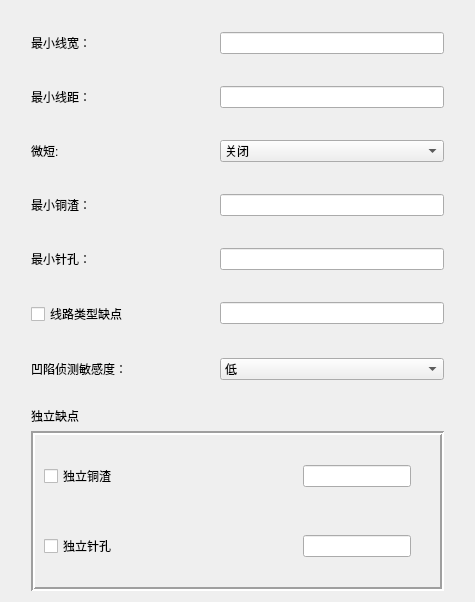
     <widget class="QWidget" name="tab_design">
      <attribute name="title">
       <string>设计规范</string>
      </attribute>
      <layout class="QGridLayout" name="gridLayout_3">
       <item row="2" column="1">
        <widget class="QFrame" name="frame_Independent">
         <property name="frameShape">
          <enum>QFrame::Box</enum>
         </property>
         <property name="frameShadow">
          <enum>QFrame::Sunken</enum>
         </property>
         <property name="lineWidth">
          <number>2</number>
         </property>
         <layout class="QGridLayout" name="gridLayout_2">
          <item row="1" column="0">
           <layout class="QVBoxLayout" name="verticalLayout_Independent">
            <item>
             <layout class="QHBoxLayout" name="horizontalLayout_Independent">
              <item>
               <widget class="QCheckBox" name="checkBox_IndependentCopper">
                <property name="text">
                 <string>独立铜渣</string>
                </property>
               </widget>
              </item>
              <item>
               <spacer name="horizontalSpacer_Indep1">
                <property name="orientation">
                 <enum>Qt::Horizontal</enum>
                </property>
                <property name="sizeHint" stdset="0">
                 <size>
                  <width>180</width>
                  <height>20</height>
                 </size>
                </property>
               </spacer>
              </item>
              <item>
               <widget class="QLineEdit" name="lineEdit_IndependentCopper"/>
              </item>
             </layout>
            </item>
            <item>
             <spacer name="verticalSpacer_indep2">
              <property name="orientation">
               <enum>Qt::Vertical</enum>
              </property>
              <property name="sizeHint" stdset="0">
               <size>
                <width>20</width>
                <height>40</height>
               </size>
              </property>
             </spacer>
            </item>
            <item>
             <layout class="QHBoxLayout" name="horizontalLayout_IndependentPinHole">
              <item>
               <widget class="QCheckBox" name="checkBox_IndependentPinHole">
                <property name="text">
                 <string>独立针孔</string>
                </property>
               </widget>
              </item>
              <item>
               <spacer name="horizontalSpacer_Indep2">
                <property name="orientation">
                 <enum>Qt::Horizontal</enum>
                </property>
                <property name="sizeHint" stdset="0">
                 <size>
                  <width>180</width>
                  <height>20</height>
                 </size>
                </property>
               </spacer>
              </item>
              <item>
               <widget class="QLineEdit" name="lineEdit_IndependentPinHole"/>
              </item>
             </layout>
            </item>
           </layout>
          </item>
          <item row="1" column="1">
           <spacer name="horizontalSpacer_indep3">
            <property name="orientation">
             <enum>Qt::Horizontal</enum>
            </property>
            <property name="sizeType">
             <enum>QSizePolicy::Preferred</enum>
            </property>
            <property name="sizeHint" stdset="0">
             <size>
              <width>20</width>
              <height>20</height>
             </size>
            </property>
           </spacer>
          </item>
          <item row="2" column="0">
           <spacer name="verticalSpacer_indep3">
            <property name="orientation">
             <enum>Qt::Vertical</enum>
            </property>
            <property name="sizeHint" stdset="0">
             <size>
              <width>20</width>
              <height>20</height>
             </size>
            </property>
           </spacer>
          </item>
          <item row="0" column="0">
           <spacer name="verticalSpacer_indep1">
            <property name="orientation">
             <enum>Qt::Vertical</enum>
            </property>
            <property name="sizeHint" stdset="0">
             <size>
              <width>20</width>
              <height>20</height>
             </size>
            </property>
           </spacer>
          </item>
         </layout>
        </widget>
       </item>
       <item row="1" column="1">
        <widget class="QLabel" name="label_IndependentDefect">
         <property name="text">
          <string>独立缺点</string>
         </property>
        </widget>
       </item>
       <item row="0" column="1">
        <layout class="QFormLayout" name="formLayout_design">
         <item row="1" column="0">
          <widget class="QLabel" name="label_MinLineWidth">
           <property name="text">
            <string>最小线宽：</string>
           </property>
          </widget>
         </item>
         <item row="1" column="1">
          <widget class="QLineEdit" name="lineEdit_MinLineWidth"/>
         </item>
         <item row="2" column="0">
          <spacer name="verticalSpacer_design2">
           <property name="orientation">
            <enum>Qt::Vertical</enum>
           </property>
           <property name="sizeHint" stdset="0">
            <size>
             <width>20</width>
             <height>20</height>
            </size>
           </property>
          </spacer>
         </item>
         <item row="3" column="0">
          <widget class="QLabel" name="label_MinLineSpacing">
           <property name="text">
            <string>最小线距：</string>
           </property>
          </widget>
         </item>
         <item row="3" column="1">
          <widget class="QLineEdit" name="lineEdit_MinLineSpacing"/>
         </item>
         <item row="4" column="0">
          <spacer name="verticalSpacer_design3">
           <property name="orientation">
            <enum>Qt::Vertical</enum>
           </property>
           <property name="sizeHint" stdset="0">
            <size>
             <width>20</width>
             <height>20</height>
            </size>
           </property>
          </spacer>
         </item>
         <item row="5" column="0">
          <widget class="QLabel" name="label_MicShort">
           <property name="text">
            <string>微短:</string>
           </property>
          </widget>
         </item>
         <item row="5" column="1">
          <widget class="QComboBox" name="comboBox_MicShort">
           <item>
            <property name="text">
             <string>关闭</string>
            </property>
           </item>
           <item>
            <property name="text">
             <string>标准</string>
            </property>
           </item>
           <item>
            <property name="text">
             <string>高</string>
            </property>
           </item>
           <item>
            <property name="text">
             <string>非常高</string>
            </property>
           </item>
           <item>
            <property name="text">
             <string>手动设定</string>
            </property>
           </item>
          </widget>
         </item>
         <item row="6" column="0">
          <spacer name="verticalSpacer_design4">
           <property name="orientation">
            <enum>Qt::Vertical</enum>
           </property>
           <property name="sizeHint" stdset="0">
            <size>
             <width>20</width>
             <height>20</height>
            </size>
           </property>
          </spacer>
         </item>
         <item row="7" column="0">
          <widget class="QLabel" name="label_MinCopperSlag">
           <property name="text">
            <string>最小铜渣：</string>
           </property>
          </widget>
         </item>
         <item row="7" column="1">
          <widget class="QLineEdit" name="lineEdit_MinCopperSlag"/>
         </item>
         <item row="8" column="0">
          <spacer name="verticalSpacer_design5">
           <property name="orientation">
            <enum>Qt::Vertical</enum>
           </property>
           <property name="sizeHint" stdset="0">
            <size>
             <width>20</width>
             <height>20</height>
            </size>
           </property>
          </spacer>
         </item>
         <item row="9" column="0">
          <widget class="QLabel" name="label_MinPinHole">
           <property name="text">
            <string>最小针孔：</string>
           </property>
          </widget>
         </item>
         <item row="9" column="1">
          <widget class="QLineEdit" name="lineEdit_MinPinHole"/>
         </item>
         <item row="10" column="0">
          <spacer name="verticalSpacer_design6">
           <property name="orientation">
            <enum>Qt::Vertical</enum>
           </property>
           <property name="sizeHint" stdset="0">
            <size>
             <width>20</width>
             <height>20</height>
            </size>
           </property>
          </spacer>
         </item>
         <item row="11" column="0">
          <widget class="QCheckBox" name="checkBox_LineTypeDefect">
           <property name="text">
            <string>线路类型缺点</string>
           </property>
          </widget>
         </item>
         <item row="11" column="1">
          <widget class="QLineEdit" name="lineEdit_LineTypeDefect"/>
         </item>
         <item row="12" column="0">
          <spacer name="verticalSpacer_design7">
           <property name="orientation">
            <enum>Qt::Vertical</enum>
           </property>
           <property name="sizeHint" stdset="0">
            <size>
             <width>20</width>
             <height>20</height>
            </size>
           </property>
          </spacer>
         </item>
         <item row="13" column="0">
          <widget class="QLabel" name="label_Dishdown">
           <property name="text">
            <string>凹陷侦测敏感度：                          </string>
           </property>
          </widget>
         </item>
         <item row="13" column="1">
          <widget class="QComboBox" name="comboBox_Dishdown">
           <item>
            <property name="text">
             <string>低</string>
            </property>
           </item>
           <item>
            <property name="text">
             <string>标准</string>
            </property>
           </item>
           <item>
            <property name="text">
             <string>高</string>
            </property>
           </item>
           <item>
            <property name="text">
             <string>非常高</string>
            </property>
           </item>
          </widget>
         </item>
         <item row="0" column="0">
          <spacer name="verticalSpacer_design1">
           <property name="orientation">
            <enum>Qt::Vertical</enum>
           </property>
           <property name="sizeHint" stdset="0">
            <size>
             <width>20</width>
             <height>15</height>
            </size>
           </property>
          </spacer>
         </item>
         <item row="14" column="0">
          <spacer name="verticalSpacer_design8">
           <property name="orientation">
            <enum>Qt::Vertical</enum>
           </property>
           <property name="sizeHint" stdset="0">
            <size>
             <width>20</width>
             <height>15</height>
            </size>
           </property>
          </spacer>
         </item>
        </layout>
       </item>
       <item row="0" column="0">
        <spacer name="horizontalSpacer_desgin1">
         <property name="orientation">
          <enum>Qt::Horizontal</enum>
         </property>
         <property name="sizeType">
          <enum>QSizePolicy::Preferred</enum>
         </property>
         <property name="sizeHint" stdset="0">
          <size>
           <width>20</width>
           <height>20</height>
          </size>
         </property>
        </spacer>
       </item>
       <item row="0" column="2">
        <spacer name="horizontalSpacer_desgin2">
         <property name="orientation">
          <enum>Qt::Horizontal</enum>
         </property>
         <property name="sizeType">
          <enum>QSizePolicy::Preferred</enum>
         </property>
         <property name="sizeHint" stdset="0">
          <size>
           <width>20</width>
           <height>20</height>
          </size>
         </property>
        </spacer>
       </item>
      </layout>
     </widget>
